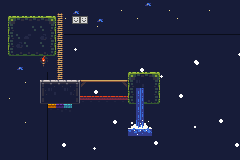

This game map was drawn from its Tiled (.tmx) file and the tilesets committed beside it. A one-line description and the full map source follow:
An orthogonal 30x20 tile map with 8x8 px tiles, 1 tile layer (Base), 4 tilesets, 1 image layer and 10 objects (3x DetectAreaBundle, 3x PlainBlockBundle, 2x PointMarker, BlockBundle, PlayerBundle).

<map version="1.10" tiledversion="1.11.0" orientation="orthogonal" renderorder="right-down" width="30" height="20" tilewidth="8" tileheight="8" infinite="0" backgroundcolor="#fa171c39" nextlayerid="8" nextobjectid="16">
 <tileset firstgid="1" source="../tilesets/Tileset1.tsx" />
 <tileset firstgid="385" source="../tilesets/Squares.tsx" />
 <tileset firstgid="389" source="../tilesets/Isometric.tsx" />
 <tileset firstgid="391" source="../tilesets/8pxSquare.tsx" />
 <imagelayer id="2" name="TestImage" offsetx="47.5909" offsety="34.1364" repeatx="1" repeaty="1">
  <image source="../background.png" width="256" height="256" />
 </imagelayer>
 <layer id="1" name="Base" width="30" height="20">
  <data encoding="csv">
0,0,0,0,0,0,0,0,0,0,0,0,0,0,0,0,0,0,62,0,0,0,0,0,0,0,0,0,0,0,
0,0,0,0,0,0,0,67,0,62,0,0,0,0,0,217,0,0,0,0,0,217,0,0,0,0,217,0,0,0,
0,13,14,14,14,14,2147483661,79,217,391,391,0,62,0,0,0,0,217,0,0,0,0,217,0,0,0,0,0,0,0,
0,25,1,1,26,26,2147483673,79,0,0,0,0,217,0,0,0,0,0,0,0,0,0,0,0,0,0,0,0,0,0,
0,25,26,3,1,2,2147483673,79,0,0,0,0,0,0,0,0,0,0,0,0,0,0,0,0,0,0,0,0,0,0,
0,25,2,26,1,26,2147483673,79,0,0,0,0,0,0,0,0,0,0,0,0,0,0,0,0,0,0,0,0,0,0,
0,37,38,38,38,38,2147483685,79,0,0,0,0,0,0,0,0,0,0,0,0,0,0,0,0,0,0,0,0,0,0,
0,0,0,0,0,66,0,79,0,0,0,0,0,0,0,0,0,0,0,0,0,0,0,0,0,0,0,0,0,0,
0,0,62,0,0,78,0,79,0,0,0,0,0,0,0,0,0,0,0,0,0,0,0,0,0,0,0,0,0,0,
0,0,0,0,0,0,0,79,0,0,0,0,0,0,0,0,13,14,14,2147483661,0,0,0,0,0,0,0,0,0,0,
0,0,0,217,0,16,17,17,17,2147483664,2147483668,19,19,19,19,20,25,5,1,2147483673,0,0,0,0,0,0,0,0,0,0,
0,0,0,0,0,28,5,1,5,2147483676,0,0,0,0,0,0,25,98,1,2147483673,0,0,0,0,0,0,0,0,0,0,
0,217,0,0,0,40,41,41,41,2147483688,141,141,141,141,141,141,37,98,38,2147483685,0,0,0,0,0,0,0,0,0,0,
0,0,0,0,0,0,153,155,143,0,0,0,0,0,0,0,0,98,0,0,0,0,0,0,0,0,0,0,0,0,
0,0,0,0,0,0,0,0,0,0,0,0,0,0,0,0,0,98,0,0,0,0,0,0,0,0,0,0,0,0,
0,0,0,217,0,0,0,0,0,0,0,0,0,0,0,0,109,110,111,0,0,0,0,0,0,0,0,0,0,0,
0,0,0,0,0,0,0,0,0,0,0,0,0,0,0,0,121,122,123,0,0,0,0,0,0,0,0,0,0,0,
0,0,0,0,0,0,0,0,0,0,0,0,0,0,0,0,0,0,0,0,0,0,0,0,0,0,0,0,0,0,
0,0,0,0,0,0,0,0,0,0,0,0,0,0,0,0,0,0,0,0,0,0,0,0,0,0,0,0,0,0,
0,0,0,0,0,0,0,0,0,0,0,0,0,0,0,0,0,0,0,0,0,0,0,0,0,0,0,0,0,0
</data>
 </layer>
 <group id="3" name="Objects">
  <objectgroup id="4" name="Region">
   <object id="1" name="Bridge" type="DetectAreaBundle" x="82.8295" y="58.8352" width="47.1875" height="20.875" />
   <object id="3" name="Torch" type="DetectAreaBundle" x="27.0625" y="48" width="32.875" height="25">
    <ellipse />
   </object>
   <object id="4" name="WaterFall" type="DetectAreaBundle" x="136" y="88">
    <polygon points="0,0 0,32 -8,32 -8,48 16,48 16,32 8,32 8,0" />
   </object>
   <object id="13" name="Start" type="PointMarker" x="33.2569" y="15.9921">
    <point />
   </object>
   <object id="14" name="Destination" type="PointMarker" x="144.727" y="68.9091">
    <point />
   </object>
  </objectgroup>
  <objectgroup id="5" name="Tiles" opacity="0.66" tintcolor="#aaaaff">
   <object id="7" name="StackingA" type="PlainBlockBundle" gid="389" x="59.6825" y="44.3392" width="32" height="16" rotation="73.12" />
   <object id="5" name="BlockTest" type="PlainBlockBundle" gid="2147484033" x="64" y="80" width="16" height="16" />
   <object id="6" name="BlockProps" type="BlockBundle" gid="386" x="136" y="72" width="16" height="16">
    <properties>
     <property name="Block" type="class" propertytype="Block">
      <properties>
       <property name="Collision" type="bool" value="true" />
       <property name="Hardness" type="float" value="20" />
       <property name="Name" value="Box" />
       <property name="Tint" type="color" value="#ff443eb9" />
      </properties>
     </property>
    </properties>
   </object>
   <object id="8" name="StackingB" type="PlainBlockBundle" gid="390" x="69.125" y="85.5" width="32" height="16" />
  </objectgroup>
 </group>
 <objectgroup id="7" name="Player">
  <object id="10" name="Player" type="PlayerBundle" gid="55" x="108" y="50.5455" width="8" height="8">
   <properties>
    <property name="Moveable" type="class" propertytype="MoveableObject">
     <properties>
      <property name="Speed" type="float" value="5" />
     </properties>
    </property>
    <property name="Player" type="class" propertytype="Player">
     <properties>
      <property name="Hp" type="float" value="100" />
     </properties>
    </property>
   </properties>
  </object>
 </objectgroup>
</map>
